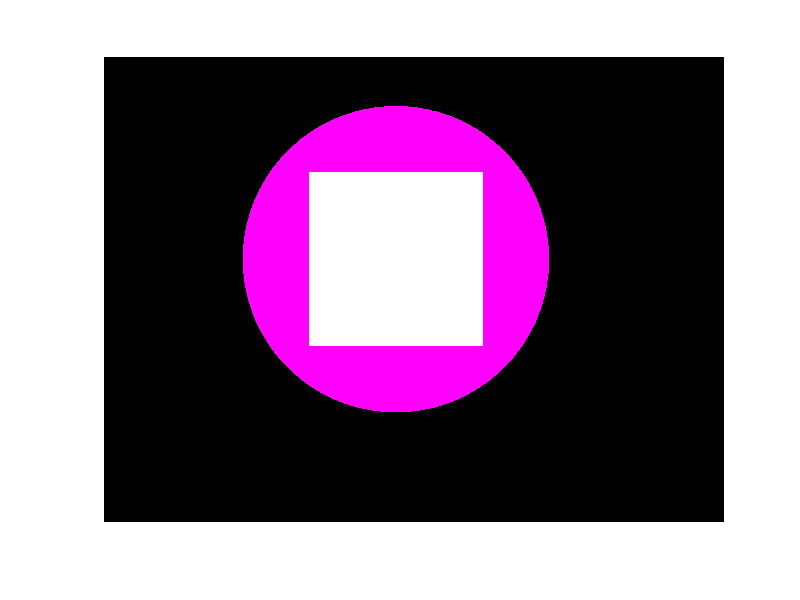

This figure's MATLAB source:
%% load masks

cam0_mask=load("rois_mat/cam0_mask_green_specific.mat").cam0_mask;
center_cam0 = load('rois_mat/cam0_roi_center.mat').center_green;
cam0_mask_radius= load('rois_mat/cam0_roi_radius.mat').radius_green;

cam0_center_x=center_cam0(1);cam0_center_y=center_cam0(2);
cam0_radius=cam0_mask_radius;

%% make a square mask
reduceFactor=.8;
%% the largest concentric square that fit inside the circular mask
half = round(cam0_radius/sqrt(2));

%%
half=round(half*reduceFactor);
[H,W]=size(cam0_mask);

r1 = max(1, round(cam0_center_y - half));
r2 = min(H, round(cam0_center_y + half));
c1 = max(1, round(cam0_center_x - half));
c2 = min(W, round(cam0_center_x + half));

%% create the mask
cam0_square_mask = false(H, W);
cam0_square_mask(r1:r2, c1:c2) = true;
%%
mfile2.center_x=cam0_center_x;
mfile2.center_y=cam0_center_y;
mfile2.radius=cam0_radius;
mfile2.half=half;
mfile2.square_mask=cam0_square_mask;
mfile2.circle_mask=cam0_mask;
%%
save('cam0_mask.mat','-struct','mfile2')
%%
imshowpair(cam0_square_mask,cam0_mask)
